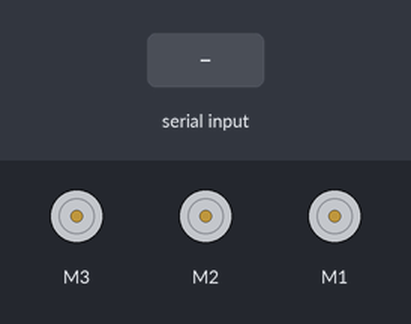
Simulated run of this sketch. Board: Arduino Uno, built with avr-gcc and run on an emulated ATmega328P. Parts: 3 × DC motor (green arrow = forward, orange = backward, longer = faster). Inputs (shaded band) come from the test bench.

Above: at 1.2 s.
1.3 s: "w" received over the second serial link
At 2.5 s:
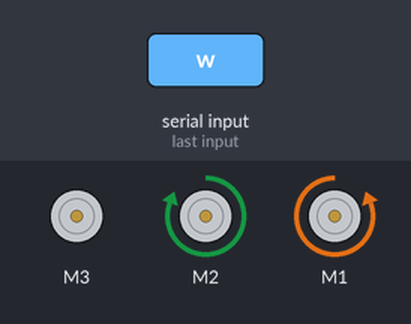
2.8 s: "a" received over the second serial link
At 3.6 s:
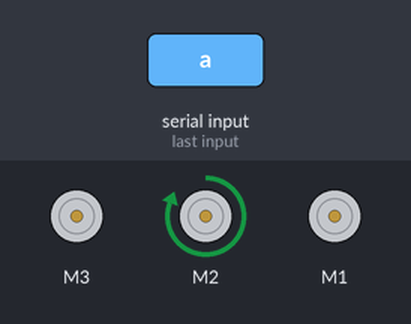
4.3 s: "D" received over the second serial link
At 4.8 s:
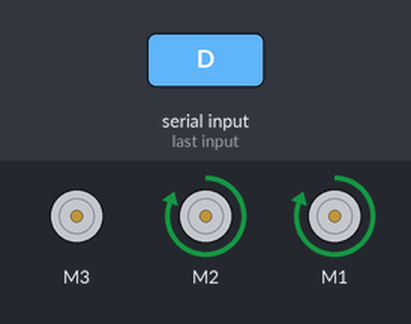
5.8 s: "x" received over the second serial link
At 7.0 s:
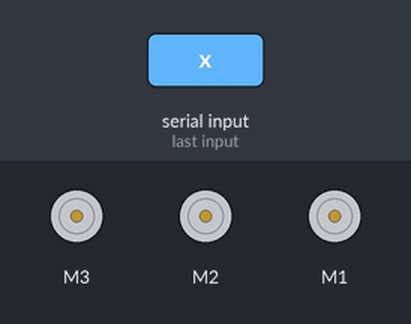
7.3 s: "s" received over the second serial link
At 8.2 s:
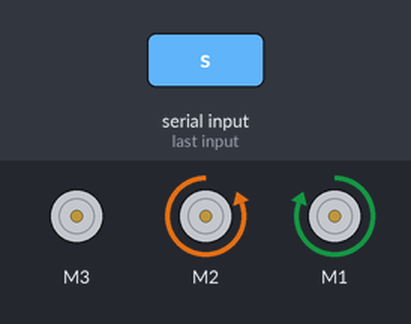
8.8 s: "d" received over the second serial link
At 9.4 s:
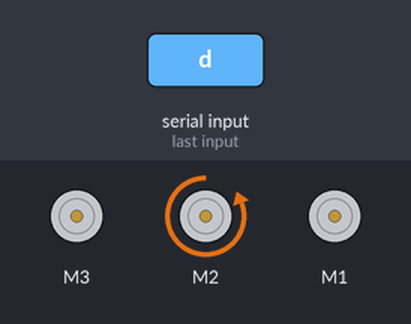
Timing chart, 0 to 11.3 s (numbered marks = the images above; inputs shaded):
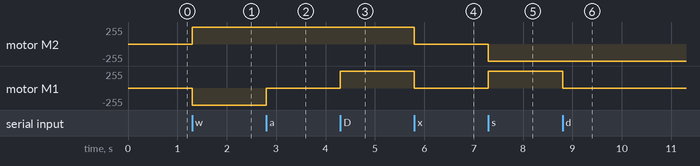

The sketch:

MiniFRC.ino
```cpp
//instructions for downloading and installing libraries can be found here: https://www.instructables.com/id/Downloading-All-the-Software-Youll-Need-for-MiniFR/
#include <SoftwareSerial.h>         //this library is part of Arduino by default
#include <AFMotor.h>                //you must download and install this library: https://drive.google.com/file/d/1zsMywqJjvzgMBoVZyrYly-2hXePFXFzw/view?usp=sharing

/* <==============================================================>
 *  You will need to change the following variables depending on what
 *  analog pins on your motor shield you are using, which motor goes to
 *  which port, and if your drive logic is flipped. */

//change A0 and A1 to match whatever pins you are useing for your bluetooth chip
SoftwareSerial bluetooth(A0, A1); //RX,TX

AF_DCMotor mLeft(1);
AF_DCMotor mRight(2);
AF_DCMotor launcher(3);

int f = 0;
int s = 0;
int r = 0;
int l = 0;
int e = 0;

// In setup, we tell bluetooth communication to start and set all of our motors to not move
void setup() {
  bluetooth.begin(9600);
  launcher.run(FORWARD);
}

void loop() {
  while(bluetooth.available() > 0) {
    switch(bluetooth.read()) {
      case 'w':
      case 'S':
        f++;
        break;
      case 'a':
      case 'D':
        s--;
        break;
      case 's':
      case 'W':
        f--;
        break;
      case 'd':
      case 'A':
        s++;
        break;
      case 'x':
        f = 0;
        s = 0;
        break;
      case 'e':
        e = e == 1 ? 0 : 1;
        break;
    }
    r = range(f - s, -1, 1);
    l = range(f + s, -1, 1);
    mRight.run((r >= 0) ? FORWARD : BACKWARD);
    mRight.setSpeed(abs(r*255));
    mLeft.run((l <= 0) ? FORWARD : BACKWARD);
    mLeft.setSpeed(abs(l*255));
    launcher.setSpeed(abs(e*255));
  }
}
double range(double n, double mn, double mx) {
  if(n < mn) return mn;
  else if(n > mx) return mx;
  else return n;
}
```

Measured:
- after the input at 1.3 s, motor M2: stopped → forward 255/255 at once; motor M1: stopped → backward 255/255 at once
- after the input at 2.8 s, motor M1: backward 255/255 → stopped at once
- after the input at 4.3 s, motor M1: stopped → forward 255/255 at once
- after the input at 5.8 s, motor M2, motor M1: forward 255/255 → stopped at once
- after the input at 7.3 s, motor M2: stopped → backward 255/255 at once; motor M1: stopped → forward 255/255 at once
- after the input at 8.8 s, motor M1: forward 255/255 → stopped at once
